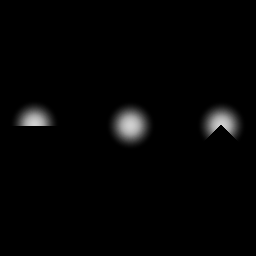
#> input picture sampleData/srcMat.png, 256 x 256 px, found by its file name
$ python lib_regular_integration.py
#> lines starting #> are read from the running program, lines starting #| are printed output that depends on the picture; pictures that were not available may be replaced by others from this repository, and a replacement may not be noted
# coding:  utf-8

'''
領域正規化済み積分 (regular-integration) モジュール
'''

import numpy as np
import cv2
import matplotlib.pyplot as plt

EPSILON = 1e-9


def integrateGauss(
        srcMat: np.ndarray,
        foreMask: np.ndarray,
        ky: int,
        kx: int,
        sigmaY: float,
        sigmaX: float,
        regularly: bool=True,
    ):
    '''
    領域正規のガウシアン積分を行う
    '''

    srcMatFloat = srcMat.astype(np.float32)
    foreMaskFloat = foreMask.astype(np.float32)

    summedSrcMat = cv2.GaussianBlur(srcMatFloat, ksize=(kx,ky), sigmaX=sigmaX, sigmaY=sigmaY)
    summedForeMask = cv2.GaussianBlur(foreMaskFloat, ksize=(kx,ky), sigmaX=sigmaX, sigmaY=sigmaY) + EPSILON

    if regularly:
        summedSrcMat = summedSrcMat * foreMaskFloat
        tgtMat = summedSrcMat / summedForeMask
    else:
        tgtMat = summedSrcMat

    return tgtMat


if __name__ == '__main__':
    '''
    使用例
    '''

    # ------------------------------------------------------------
    # 空間積分対象画像・前景マスクを読み込む
    # ------------------------------------------------------------

    srcMat = cv2.imread(r"sampleData\srcMat.png", cv2.IMREAD_GRAYSCALE).astype(np.float32)
#> srcMat: shape (256, 256) float32; min 0, max 208, mean 4.4
    foreMask = cv2.imread(r"sampleData\foreMask.png", cv2.IMREAD_GRAYSCALE).astype(np.float32)

    # ------------------------------------------------------------
    # 領域正規の積分を計算
    # ------------------------------------------------------------

    tgtMat = integrateGauss(
        srcMat=srcMat,
        foreMask=foreMask,
        ky=31,
        kx=31,
        sigmaY=15.,
        sigmaX=15.,
        regularly=True,
    )
#> in integrateGauss, `summedSrcMat = cv2.GaussianBlur(srcMatFloat, ksize=(kx,ky), sigmaX=sig..`:
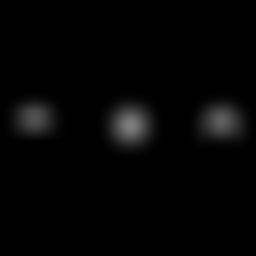
#> summedSrcMat: shape (256, 256) float32; min 0, max 126.4, mean 4.4
#> in integrateGauss, `summedSrcMat = summedSrcMat * foreMaskFloat`:
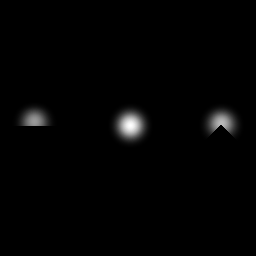
#> summedSrcMat: shape (256, 256) float32; min 0, max 26291.9, mean 329.5; drawn with min black and max white

    # ------------------------------------------------------------
    # 結果表示 (元画像，マスク，領域正規な積分結果，通常の積分結果)
    # ------------------------------------------------------------

    fig = plt.figure(figsize=(8,7))
    ax = plt.subplot(2,2,1)
    im = ax.imshow(srcMat)
    plt.colorbar(im)
    plt.title('src-mat')


    ax = plt.subplot(2,2,2)
    im = ax.imshow(foreMask)
    plt.colorbar(im)
    plt.title('fore-mask')


    ax = plt.subplot(2,2,3)
    im = ax.imshow(tgtMat)
    plt.colorbar(im)
    plt.title('regularly-integrated-mat')


    ax = plt.subplot(2,2,4)
    traditionalIntegrationResult = integrateGauss(
        srcMat=srcMat,
        foreMask=foreMask,
        ky=31,
        kx=31,
        sigmaY=15.,
        sigmaX=15.,
        regularly=False,
    )
    im = ax.imshow(traditionalIntegrationResult)
    plt.colorbar(im)
    plt.title('traditionally-integrated-mat')


    plt.suptitle('The Result of Regular Integration.')
    plt.show()
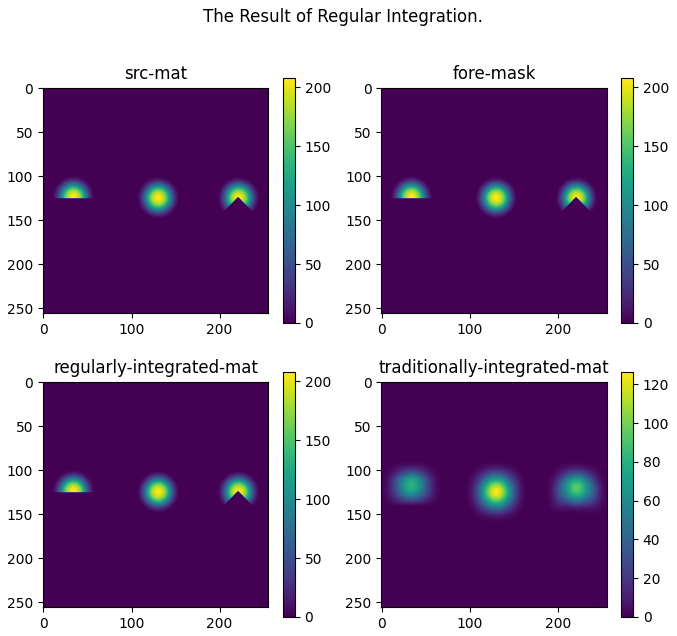
#> figure drawn by matplotlib, 8 panels
